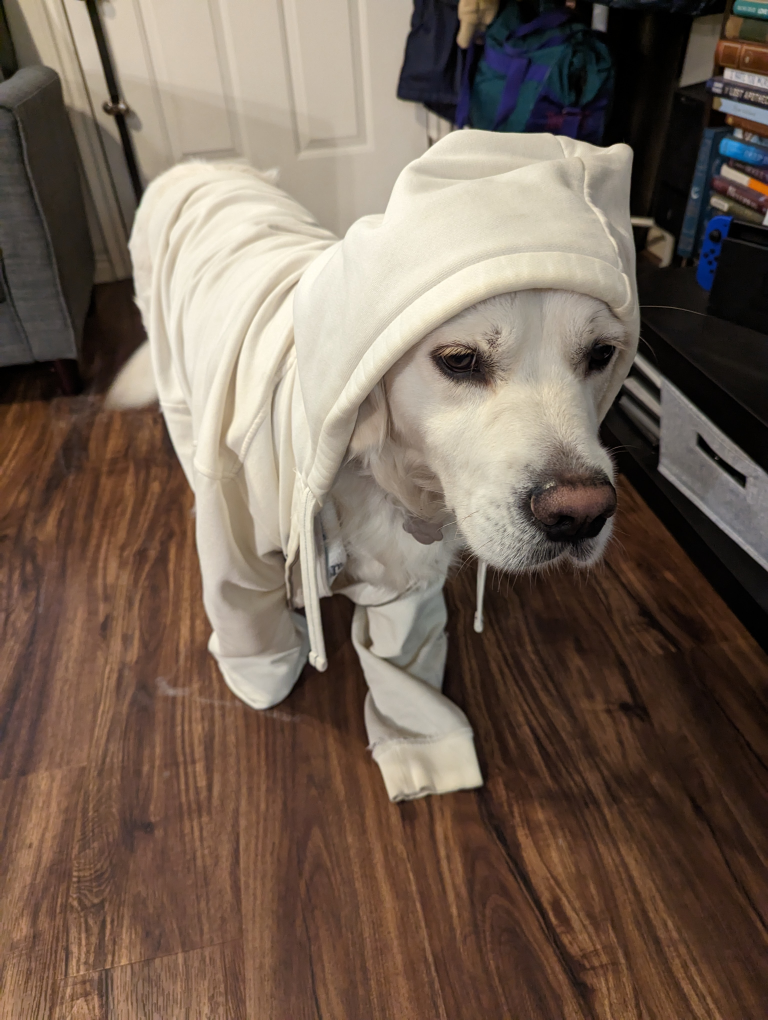
#> input picture imgs/cosmo.jpg, 3072 x 4080 px (shown at 1/4 size)
$ python ascii_gradient.py imgs/cosmo.jpg
#> lines starting #> are read from the running program, lines starting #| are printed output that depends on the picture
import cv2 as cv
import numpy as np
import sys

#big width (400+), you want mag_max / 16
#smaller width, you want magmax / 2 - 8


if len(sys.argv) == 1:
    print("You need to pass this program an argument, like this:")
    print("python3 ascii_gradient_canny.py image.jpg")
    exit()
img = cv.imread(sys.argv[1])
#> img is the input picture: shape (4080, 3072, 3); mean B, G, R 86.8, 100, 116.8

ASCII_WIDTH = 200 #change this to change how many characters wide it is
height_over_width = np.shape(img)[0]/np.shape(img)[1]
#> height_over_width = 1.33
ASCII_HEIGHT = int(ASCII_WIDTH * height_over_width) // 2 #characters in ascii are taller than they are wide
#> ASCII_HEIGHT = 132

img = cv.resize(img, (ASCII_WIDTH, ASCII_HEIGHT))
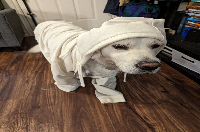
#> img: shape (132, 200, 3); mean B, G, R 86.7, 99.9, 116.7


bw = cv.cvtColor(img, cv.COLOR_BGR2GRAY)
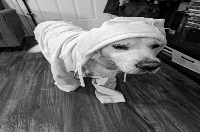
#> bw: shape (132, 200); min 0, max 252, mean 103.4


grad = np.gradient(bw) #first is up down, 2nd is left to right
#> grad = 2 items


angle = np.angle(grad[1] + 1j * grad[0]) * 180 / np.pi
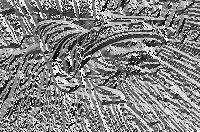
#> angle: shape (132, 200) float64; min -179.6, max 180, mean 7.3; drawn with min black and max white
mag = np.abs(grad[1] + 1j * grad[0])
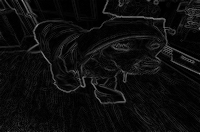
#> mag: shape (132, 200) float64; min 0, max 145.7, mean 13.6


outstr = ''
mag_max = np.max(mag)
#> mag_max = 145.7

def getchar(angle):
    angle += 90
    if angle < 0:
        angle += 180
    elif angle > 180:
        angle -= 180

    if angle < 30:
        return '-'
    elif angle < 75:
        return '\\'
    elif angle < 135:
        return '|'
    elif angle < 150:
        return '/'
    else:
        return '-'

for i in range(len(mag)):
    for j in range(len(mag[0])):
        if mag[i,j] < mag_max / 8:
            outstr += ' '
        else:
            outstr += getchar(angle[i,j])
    outstr += '\n'
#> this loop made 132 passes


cv.imwrite('trash.jpg', mag)

cv.waitKey(-1)

#print(outstr)

file = open('trash_grad.txt', 'w')
file.write(outstr)
file.close()

print("you can find your ascii art in trash_grad.txt")
